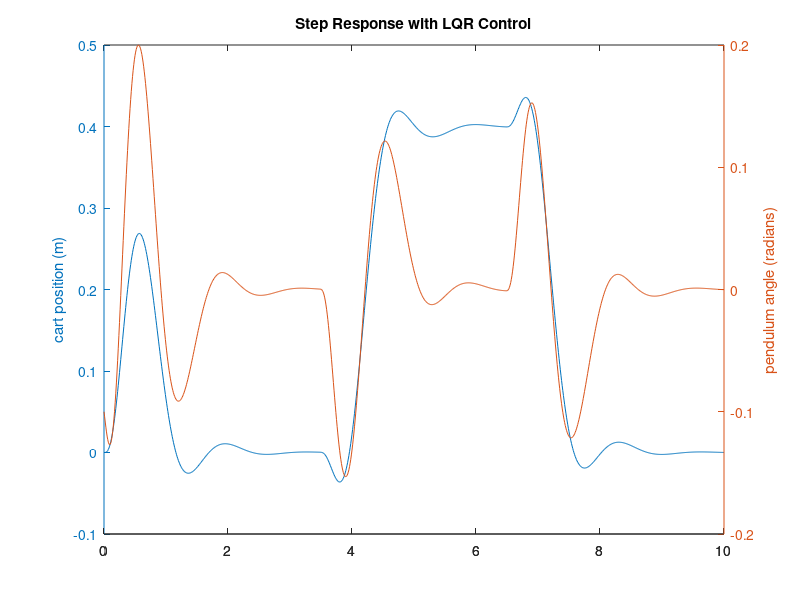
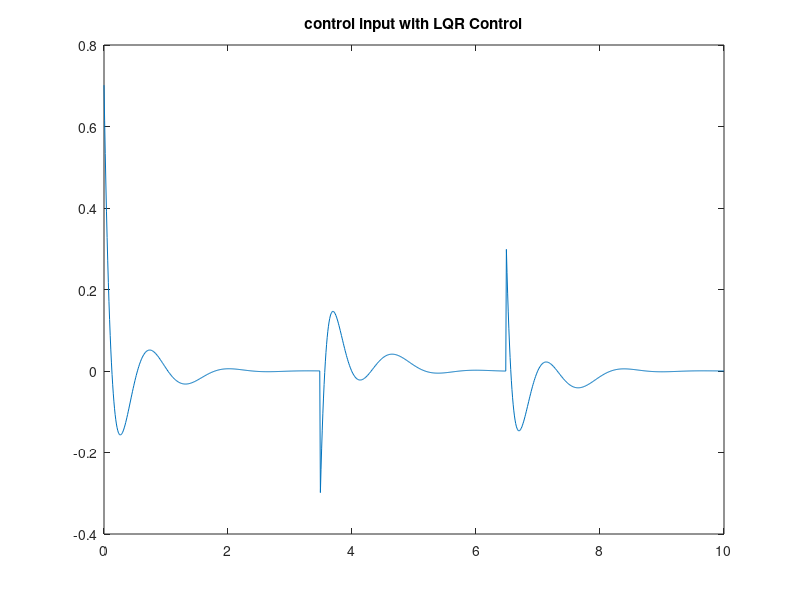

MATLAB code for these plots, in order: (Note: this script raises an error after producing the figures.)
clc;clear;

AnimationEnable=0;
SaveAnimation=1;
%system parameters
mc=0.75;
mp=0.5;
l=0.6;L=0.3;
I=0.01;
bc=0.1;
bp=0.005;
g=9.81;

Jm=8.0000e-06;
bm=0.0003;
Rm=0.5;
Lm=0.7680;
Km=0.1026;
n=40; %it was a design parameter
r=0.04;

D=I*(mc+mp)+mc*mp*L^2;
A=[ 0 1 0 0 0;
    0 -bc*(I+mp*L^2)/D mp^2*L^2*g/D -mp*L*bp/D n*Km*(I+mp*L^2)/(D*r);
    0 0 0 1 0;
    0 -bc*mp*L/D mp*L*g*(mp+mc)/D -bp*(mp+mc)/D n*mp*L*Km/(r*D);
    0 -Km/Lm 0 0 -Rm/Lm];

B=[0 0 0 0 1/Lm]';
C=[1 0 0 0 0;
    0 0 1 0 0
    0 0 0 0 1];
D=0;
%sys=ss(A,B,C,D);

Q=C'*C;
Q(1,1)=2700;
R=4000;
k=lqr(A,B,Q,R)

s = size(A,1);
Z = [zeros([1,s]) 1];
N = inv([A,B;C(1,:),D])*Z';
Nx = N(1:s);
Nu = N(1+s);
Nbar=Nu + k*Nx

sysFB=ss(A-B*k,B*Nbar,C,D);
%[Tsx1 Tsx2]=stepinfo(sysFB).SettlingTime

%creating input and output
t = 0:0.01:10;
%reference input for Cart position
r =0*ones(size(t));
r(350:650)=0.4;
r(650:1001)=0.0;


[y,t,x]=lsim(sysFB,r,t,[0 0 -0.1 -0.4 0]);%max initial condition for x3=0.24


%Umax=max(abs(u))
%Xmax=max(abs(x))

u=-k*x'+Nbar*r; 

%plotting
figure(1)
set(gcf,'Position',[10 200 800 400])
[AX,H1,H2] = plotyy(t,y(:,1),t,y(:,2),'plot');
set(get(AX(1),'Ylabel'),'String','cart position (m)')
set(get(AX(2),'Ylabel'),'String','pendulum angle (radians)')
title('Step Response with LQR Control')
figure(2)
set(gcf,'Position',[850 50 700 400])
plot(t,u)
title('control input with LQR Control')


if AnimationEnable==1
    %simulation of the system
    figure(3)
    set(gcf,'Position',[450 700 700 400])
    drawpend(x(1,:))
    pause(0.5)
    for i=1:length(t)
        clf;
        axis equal
        drawpend(x(i,:))
        pause(t(2)-t(1));
    end
    hold off
end
if SaveAnimation==1
    myVideo = VideoWriter('Simulation'); %open video file
    myVideo.FrameRate = 100;  %can adjust this, 5 - 10 works well for me
    open(myVideo)


    %simulation of the system
    figure(1)
    set(gcf,'Position',[450 700 700 400])
    drawpend(x(1,:))
    pause(0.5)
    for i=1:size(t)
        clf;
        axis equal
        drawpend(x(i,:))
        pause(0.01);
        frame = getframe(gcf); %get frame
        writeVideo(myVideo, frame);
    end
    hold off
    close(myVideo)
end